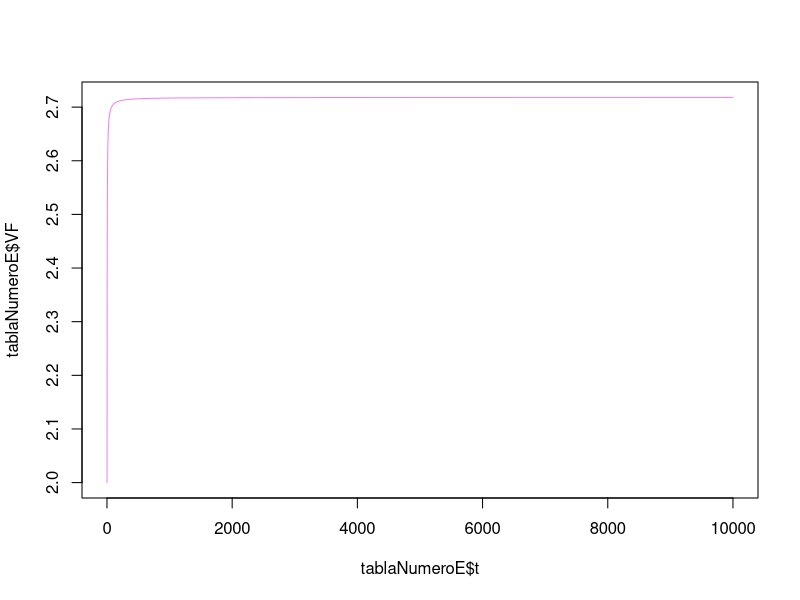

Write R code to recreate this figure.
## ---- chunk 1
knitr::opts_chunk$set(echo = TRUE)
## ---- chunk 2
#creamos el objeto valor actual con un valor de 1:
VA=1
#tasa anualizada de rendimiento:
 i=1
#periodo de recomposicion deseada:
nTotal=10000
t=1:nTotal
#tabla de salida:
tablaNumeroE=data.frame(
    t=t,
    VF=VA*((1+(i/t))^t)
  )
(tablaNumeroE)
## ---- chunk 3
#Ahora grafico los valores de la tabla del numero e:
  
  plot(x=tablaNumeroE$t,y=tablaNumeroE$VF,type="l",
       col="violet")

